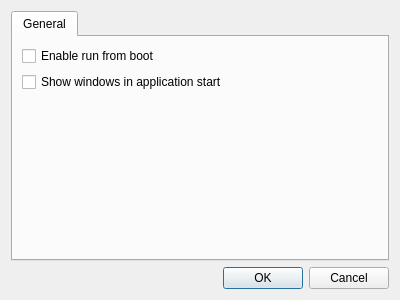
<?xml version="1.0" encoding="UTF-8"?>
<ui version="4.0">
 <class>CDlgOption</class>
 <widget class="QDialog" name="CDlgOption">
  <property name="geometry">
   <rect>
    <x>0</x>
    <y>0</y>
    <width>400</width>
    <height>300</height>
   </rect>
  </property>
  <property name="windowTitle">
   <string>Option</string>
  </property>
  <property name="windowIcon">
   <iconset resource="../Src/Resource/Resource.qrc">
    <normaloff>:/icon/Option</normaloff>:/icon/Option</iconset>
  </property>
  <layout class="QGridLayout" name="gridLayout">
   <item row="0" column="0">
    <widget class="QTabWidget" name="tabWidget">
     <property name="currentIndex">
      <number>0</number>
     </property>
     <widget class="QWidget" name="General">
      <attribute name="title">
       <string>General</string>
      </attribute>
      <layout class="QGridLayout" name="gridLayout_2">
       <item row="1" column="0">
        <widget class="QCheckBox" name="cbShowMainWindows">
         <property name="text">
          <string>Show windows in application start</string>
         </property>
        </widget>
       </item>
       <item row="0" column="0">
        <widget class="QCheckBox" name="cbRunFromBoot">
         <property name="sizePolicy">
          <sizepolicy hsizetype="Preferred" vsizetype="Preferred">
           <horstretch>0</horstretch>
           <verstretch>0</verstretch>
          </sizepolicy>
         </property>
         <property name="text">
          <string>Enable run from boot</string>
         </property>
        </widget>
       </item>
       <item row="2" column="0">
        <spacer name="verticalSpacer">
         <property name="orientation">
          <enum>Qt::Vertical</enum>
         </property>
         <property name="sizeHint" stdset="0">
          <size>
           <width>20</width>
           <height>161</height>
          </size>
         </property>
        </spacer>
       </item>
      </layout>
     </widget>
    </widget>
   </item>
   <item row="1" column="0">
    <widget class="QDialogButtonBox" name="buttonBox">
     <property name="orientation">
      <enum>Qt::Horizontal</enum>
     </property>
     <property name="standardButtons">
      <set>QDialogButtonBox::Cancel|QDialogButtonBox::Ok</set>
     </property>
    </widget>
   </item>
  </layout>
 </widget>
 <resources>
  <include location="../Src/Resource/Resource.qrc"/>
  <include location="../Src/Resource/Resource.qrc"/>
 </resources>
 <connections>
  <connection>
   <sender>buttonBox</sender>
   <signal>accepted()</signal>
   <receiver>CDlgOption</receiver>
   <slot>accept()</slot>
   <hints>
    <hint type="sourcelabel">
     <x>248</x>
     <y>254</y>
    </hint>
    <hint type="destinationlabel">
     <x>157</x>
     <y>274</y>
    </hint>
   </hints>
  </connection>
  <connection>
   <sender>buttonBox</sender>
   <signal>rejected()</signal>
   <receiver>CDlgOption</receiver>
   <slot>reject()</slot>
   <hints>
    <hint type="sourcelabel">
     <x>316</x>
     <y>260</y>
    </hint>
    <hint type="destinationlabel">
     <x>286</x>
     <y>274</y>
    </hint>
   </hints>
  </connection>
 </connections>
</ui>
